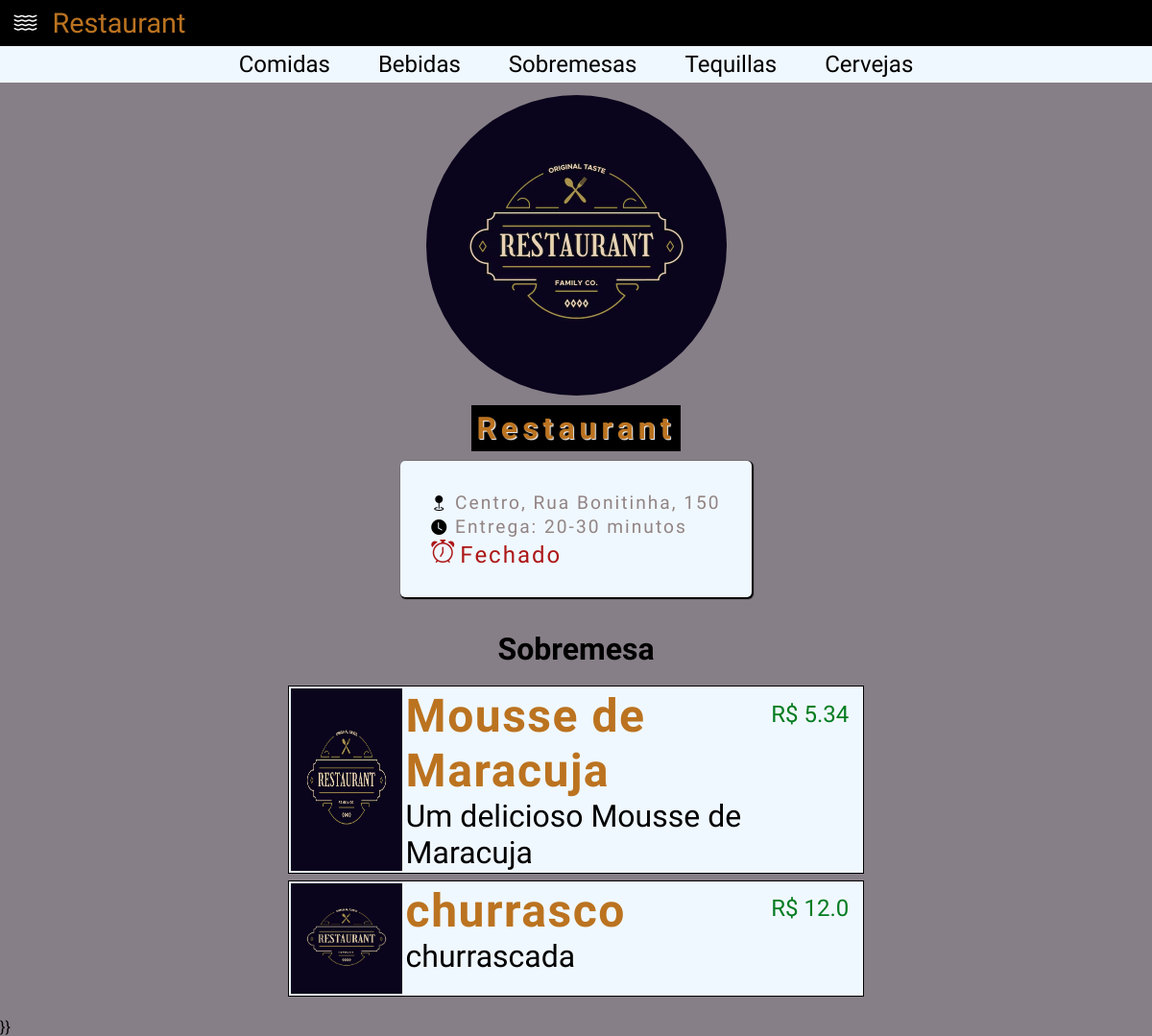
Page /menu/mesa/2 on the earlier database version.
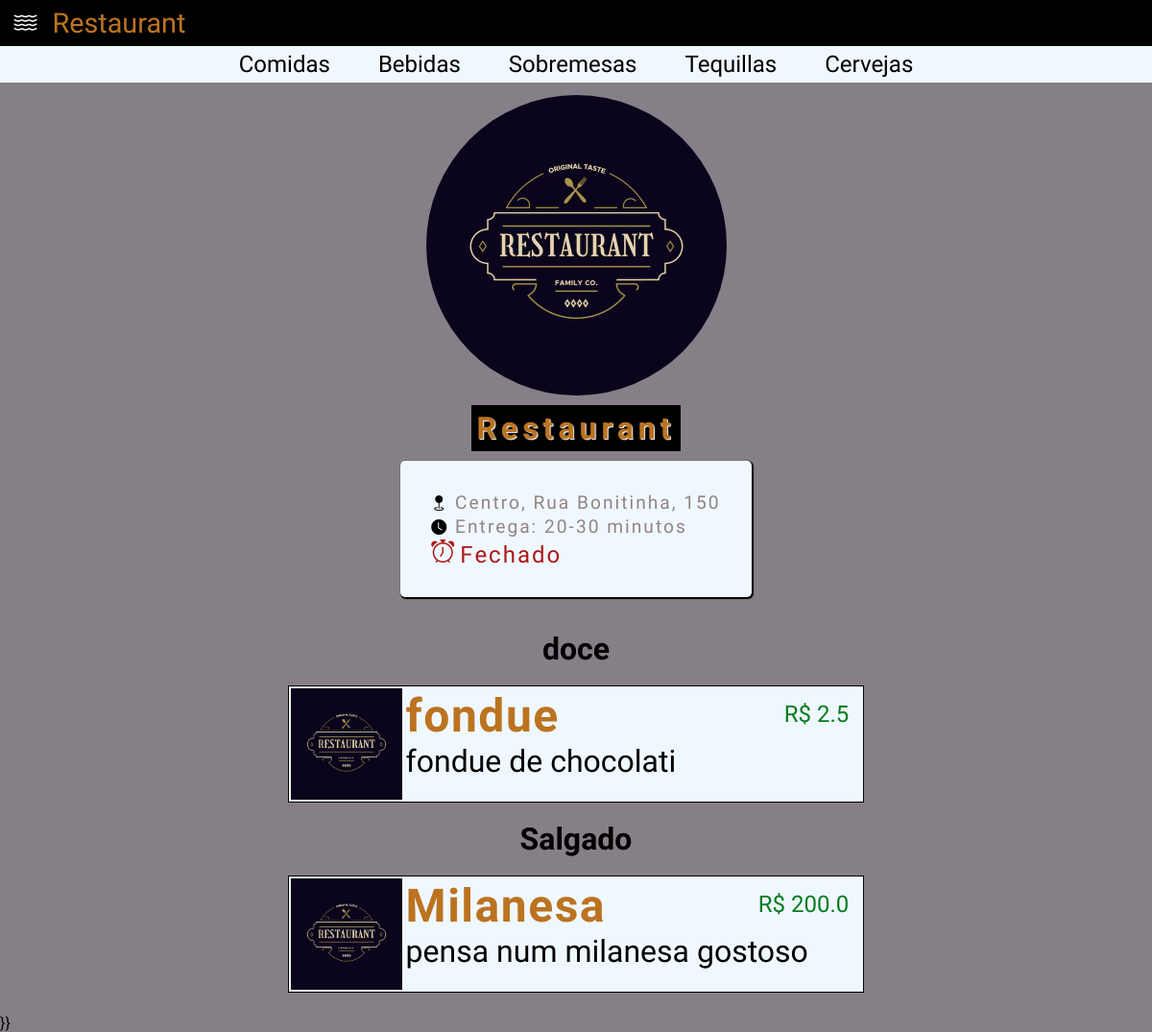
Same page on the later database version.
### menoo/models.py (models this page shows, shortened)
class Category(models.Model):
    name = models.CharField(_('name'), max_length=80)
    class Meta:
        ordering = ['name']
        verbose_name = 'Categoria'
        verbose_name_plural = 'Categorias'
    def __str__(self):
        return self.name

class Food(models.Model):
    category = models.ForeignKey(Category, on_delete=models.CASCADE)
    name = models.CharField(_('name'), max_length=80)
    description = models.TextField(_('Description'), max_length=250)
    price = models.FloatField(_('Price'), validators=[MinValueValidator(0.0)])
    image = models.ImageField(_('Image Food'), upload_to='foods/', default='logo.avif')
    class Meta:
        ordering = ['price']
        verbose_name = 'Alimento'
        verbose_name_plural = 'Alimentos'

### menoo/views.py (the view)
# urls.py: path('', menu, name='menu'),
def menu(request, number_table):
    category = Category.objects.all()
    foods = Food.objects.all()
    context = {'categories':category, 'foods':foods}
    return render(request,'menu.html',context=context)

### menoo/templates/menu.html (shortened to what this page needs)
{% extends "base.html" %}
{% load static %}
{%block extra_styles%}
<link rel="stylesheet" href="{% static "css/menu.css" %}">
<link rel="stylesheet" href="{% static "css/modal.css" %}">{%endblock%}
{% block content %}
<br>
<div class="main-container">
    <div class="start">
        <img src="/menu/media/logo.avif">
        <h1>Restaurant</h1>
    </div>
    <section class="info-box">
        <p><i class="bi bi-geo-fill"></i>&nbspCentro, Rua Bonitinha, 150</p>
        <p><i class="bi bi-clock-fill"></i></i>&nbspEntrega: 20-30 minutos</p>
        <p id="time" class="open">Aberto</p>
    </section>
    <br>
    {% regroup foods by category as food_list %}
    {% for food in food_list%}
    <h2 class="category" id="{{food.grouper}}">{{food.grouper}}</h2>
    <div class="food-list">
        {% for food in food.list %}
        <div class="food-item">
            <img class="food-image" src="{{food.image.url}}">
            <div class="food-details">
                <p class="price" id="{{food.price}}" style="font-size:1.5rem;"><span>R$&nbsp</span>{{food.price}}</p>
                <h3 class="food-name" id="{{food.id}}">{{food.name}}</h3>
                <p class="food-description">{{food.description|truncatechars:80}}</p>
            </div>
        </div>
        {% endfor %}
    </div>
    {% endfor %}
</div>
<br>
{% endblock %}

### menoo/templates/base.html (shortened to what this page needs)
<!DOCTYPE html>
{% load static %}
<html lang="en">
<head>
    <link rel="stylesheet" href="{% static "css/base.css" %}">
    {%block extra_styles %} {%endblock%}
</head>
<body>
    <header>
        <button class="side-button"><i class="bi bi-water"></i></button>
        <p class="title">Restaurant</p>
    </header>
    <div class="slide-categories">
        <div class="categories-wrapper">
            <a href="#">Comidas</a>
            <a href="#salgado">Bebidas</a>
            <a href="#">Sobremesas</a>
            <a href="#">Tequillas</a>
            <a href="#">Cervejas</a>
        </div>
    </div>
    {% block content %}
    {% endblock %}
</body>
</html>}}

### menoo/static/css/base.css (style rules this page uses)
:root { --main-color: #bb7320; }
* { margin: 0; padding: 0; box-sizing: border-box; }
body { font-family: "New Amsterdam", sans-serif; background-color: #877f87; width: 100%; height: 100%; }
header { z-index: 25; position: fixed; background-color: #000000; height: 6vh; width: 100vw; padding: 0.9rem; display: flex; gap: 1rem; align-items: center; }
.side-button { background-color: transparent; border: none; font-size: 1.5rem; color: white; transition: 0.5s ease; }
.title { color: var(--main-color); font-size: 1.8rem; }
.slide-categories { position: fixed; top: 6vh; width: 100%; z-index: 25; background: aliceblue; display: flex; justify-content: center; overflow: hidden; }
.slide-categories a { text-decoration: none; color: black; font-size: 1.5rem; }
.categories-wrapper { display: flex; justify-content: center; gap: 2.5rem; overflow-x: scroll; scroll-behavior: smooth; width: 100%; }
.categories-wrapper a { text-decoration: none; text-align: center; white-space: nowrap; color: black; padding: 5px; transition: transform 0.5s ease; }

### menoo/static/css/menu.css (style rules this page uses)
.main-container { display: flex; justify-content: center; align-items: center; flex-direction: column; overflow: hidden; }
.info-box { max-width: 90%; background-color: aliceblue; line-height: 1.5rem; padding: 2rem; font-size: 1.2rem; font-weight: 100; letter-spacing: 2px; color: #928484; border-radius: 5px; overflow: hidden; box-shadow: 1px 1px 1px 1px black; }
.info-box i { font-size: 1rem; color: #000000; }
#time::before { font-family:'Bootstrap-icons'; content: "\F102"; margin-right: 4px; }
#time { font-size: 1.5rem; }
.closed { color: #ad1818; }
.start { display: flex; justify-content: center; align-items: center; flex-direction: column; }
.start img { margin-top: 10vh; border-radius: 50%; width: 50%; }
.start h1 { background-color:#000000; letter-spacing: 5px; color: var(--main-color); margin: 10px; padding: 5px; text-shadow: 1px 1px 1px white; }
.category { font-size: 2rem; margin: 1rem; }
.food-list { display: flex; justify-content: center; align-items: center; flex-direction: column; overflow: hidden; }
.food-list img { width: 20%; padding: 2px; transition: 0.2s ease-in-out; }
.food-item { background-color: aliceblue; display: flex; border: 1px black solid; width: 100%; transition: 0.2s ease; cursor: pointer; transform: 0.5s ease-in-out; margin: 0.2rem; }
.food-name { font-size: 1.4rem; color: var(--main-color); letter-spacing: 1.5px; }
.food-details { padding: 2px; width: 100%; }
.food-details p { font-size: 1.1rem; }
.price { color: #037c20; float: right; padding: 0.8rem; }
@media (min-width: 1000px) { .food-list { width: 50%; } }
@media (min-width: 1000px) { .food-name { font-size: 3rem; } }
@media (min-width: 1000px) { .food-details p { font-size: 2rem; } }

Differences in the rows shown:
added Category: grouper "doce", Food (image (picture), price "2.5", name "fondue", description "fondue de chocolati")
changed Category: grouper "Sobremesa" → "Salgado"; loses Food (image (picture), price "12.0", name "churrasco", description "churrascada")
changed Food: price "5.34" → "200.0"; name "Mousse de Maracuja" → "Milanesa"; description "Um delicioso Mousse de Maracuja" → "pensa num milanesa gostoso"
